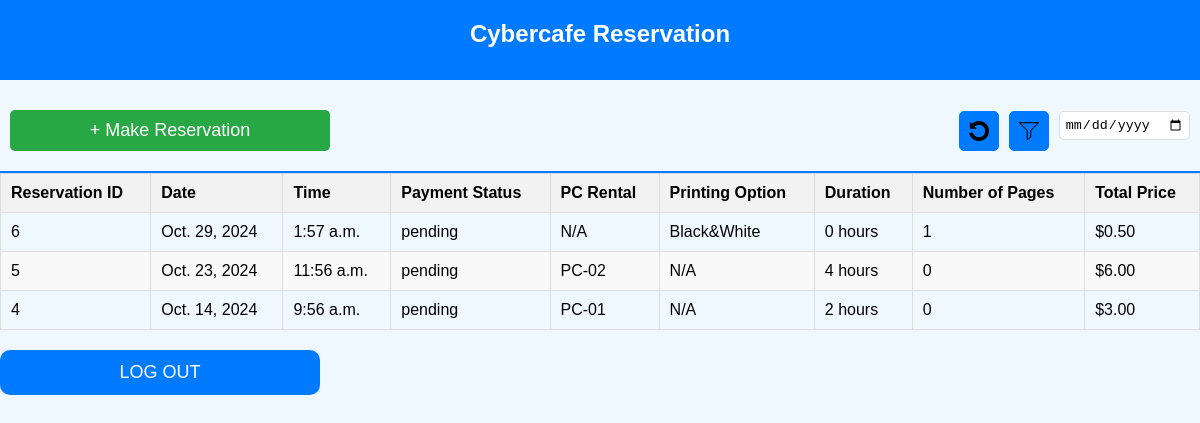
The page /dashboard/customer/ (signed in) on the database its author committed.
### reservations/models.py (models this page shows, shortened)
class Reservation(models.Model):
    reservation_id = models.AutoField(primary_key=True)
    customer = models.ForeignKey('UserAccount', on_delete=models.CASCADE, null=True, blank=True)
    pc_rental = models.ForeignKey('PCRental', on_delete=models.SET_NULL, null=True, blank=True)
    printing_option = models.ForeignKey('PrintingOption', on_delete=models.SET_NULL, null=True, blank=True)
    receipt = models.FileField(upload_to='receipts/', null=True, blank=True)
    date = models.DateField()
    time = models.TimeField()
    duration = models.PositiveIntegerField(null=True, blank=True, default=0, help_text="Duration in hours for PC rental")
    number_of_pages = models.PositiveIntegerField(null=True, blank=True, default=0, help_text="Number of pages for printing")
    file = models.FileField(upload_to='reservations/', null=True, blank=True)
    description = models.TextField(null=True, blank=True, help_text="Any additional needs or requests from the customer")
    payment_status = models.CharField(max_length=10, choices=[('pending', 'Pending'), ('paid', 'Paid'), ('invalid', 'Invalid')], default='pending')
    total_price = models.DecimalField(max_digits=8, decimal_places=2, default=0.00)
    discount = models.DecimalField(max_digits=5, decimal_places=2, default=0.00)

class PrintingOption(models.Model):
    print_type = models.CharField(max_length=50)  # Allow custom print types
    price_per_page = models.DecimalField(max_digits=6, decimal_places=2)
    is_available = models.BooleanField(default=True)
    class Meta:
        verbose_name = "Printing Option"
        verbose_name_plural = "Printing Options"

class PCRental(models.Model):
    pc_number = models.CharField(max_length=10)
    hourly_rate = models.DecimalField(max_digits=6, decimal_places=2)
    is_available = models.BooleanField(default=True)
    class Meta:
        verbose_name = "PC Rental"
        verbose_name_plural = "PC Rentals"

### reservations/views.py (the view)
# urls.py: path('dashboard/customer/', views.customer_dashboard, name='customer_dashboard'),
def customer_dashboard(request):
    user_id = request.session.get('user_id')
    filter_date = request.GET.get('filter_date')  # Get the selected date from the query parameters
    if filter_date:
        reservations = Reservation.objects.filter(customer_id=user_id, date=filter_date).order_by('-date', '-time')
    else:
        reservations = Reservation.objects.filter(customer_id=user_id).order_by('-date', '-time')
    context = {
        'reservations': reservations,
        'current_date': filter_date or ''  # Empty if no filter date, to show all by default
    }
    return render(request, 'customer_dashboard.html', context)

### reservations/templates/customer_dashboard.html (shortened to what this page needs)
<!DOCTYPE html>
<html lang="en">
<head>
    {% load static %}
    <link rel="stylesheet" href="{% static 'styles.css' %}">
</head>
<body>
    <div class="navbar">
        Cybercafe Reservation
    </div>
    <div id="dashboardContainer">
            <div id="dashboardButtons">
                <button id="makeReservationButton" onclick="window.location.href='{% url 'make_reservation' %}'">
                    + Make Reservation
                </button>
                <div id="filterOptions">
                    <button type="button" id="resetButton" onclick="window.location.href='{% url 'customer_dashboard' %}'">
                        <img src="{% static 'reset-icon.png' %}" alt="Reset" width="20px" height="20px">
                    </button>
                    <button type="submit" id="filterButton" onclick="filterReservations()">
                        <img src="{% static 'filter-icon.png' %}" alt="Filter" width="20px" height="20px">
                    </button>
                    <input type="date" id="filterDate" value="{{ current_date }}">
                </div>
            </div>
        <div id="reservationTableContainer">
            <table id="reservationTable">
                <thead>
                    <tr>
                        <th>Reservation ID</th>
                        <th>Date</th>
                        <th>Time</th>
                        <th>Payment Status</th>
                        <th>PC Rental</th>
                        <th>Printing Option</th>
                        <th>Duration</th>
                        <th>Number of Pages</th>
                        <th>Total Price</th>
                    </tr>
                </thead>
                <tbody>
                    {% for reservation in reservations %}
                    <tr onclick="window.location.href='{% url 'reservation_detail' reservation.reservation_id %}'">
                        <td>{{ reservation.reservation_id }}</td>
                        <td>{{ reservation.date }}</td>
                        <td>{{ reservation.time }}</td>
                        <td>{{ reservation.payment_status }}</td>
                        <td>
                            {% if reservation.pc_rental %}
                                {{ reservation.pc_rental.pc_number }}
                            {% else %}
                                N/A
                            {% endif %}
                        </td>
                        <td>
                            {% if reservation.printing_option %}
                                {{ reservation.printing_option.print_type }}
                            {% else %}
                                N/A
                            {% endif %}
                        </td>
                        <td>{{ reservation.duration }} hours</td>
                        <td>{{ reservation.number_of_pages }}</td>
                        <td>${{ reservation.total_price }}</td>
                    </tr>
                    {% empty %}
                    <tr>
                        <td colspan="9">No reservations found.</td>
                    </tr>
                    {% endfor %}
                </tbody>
            </table>
        </div>
    </div>
    <button id="logoutButton" onclick="window.location.href='{% url 'logout' %}'">LOG OUT</button>
</body>
</html>

### reservations/static/styles.css (style rules this page uses)
body { font-family: Arial, sans-serif; background-color: #f0f8ff; margin: 0; padding: 0; min-height: 100vh; display: flex; flex-direction: column; }
.navbar { background-color: #007BFF; color: white; text-align: center; font-size: 24px; padding: 20px; font-weight: bold; width: 100%; height: 80px; box-sizing: border-box; top: 0; left: 0; }
table { width: 100%; border-collapse: collapse; }
table th, table td { padding: 10px; border: 1px solid #ddd; text-align: left; }
table th { background-color: #f2f2f2; }
table tr:nth-child(even) { background-color: #f9f9f9; }
button { width: 320px; padding: 12px; background-color: #007BFF; color: white; border: none; border-radius: 10px; font-size: 18px; cursor: pointer; transition: background-color 0.3s ease; margin: 10px 0; }
button { margin-top: 20px; }
#dashboardButtons { display: flex; align-items: center; justify-content: space-between; padding: 10px; border-bottom: 2px solid #007bff; }
#filterOptions { display: flex; align-items: center; gap: 10px; }
#filterDate { padding: 5px; border-radius: 5px; border: 1px solid #ddd; background-color: #fff; cursor: pointer; }
#filterButton, #resetButton { background-color: #007bff; border: 1px solid #007bff; border-radius: 5px; padding: 5px; cursor: pointer; display: flex; justify-content: center; align-items: center; width: 40px; height: 40px; transition: background-color 0.2s ease, transform 0.2s ease; }
#filterButton img, #resetButton img { width: 20px; height: 20px; }
#makeReservationButton { background-color: #28a745; color: white; border: none; padding: 10px 20px; border-radius: 5px; cursor: pointer; transition: background-color 0.2s ease; margin-right: auto; }

### rows shown on the page
Reservation: reservation_id "6", date "Oct. 29, 2024", time "1:57 a.m.", payment_status "pending", shows "N/A", printing_option.print_type "Black&White", duration "0", number_of_pages "1", total_price "0.50"
Reservation: reservation_id "5", date "Oct. 23, 2024", time "11:56 a.m.", payment_status "pending", pc_rental.pc_number "PC-02", shows "N/A", duration "4", number_of_pages "0", total_price "6.00"
Reservation: reservation_id "4", date "Oct. 14, 2024", time "9:56 a.m.", payment_status "pending", pc_rental.pc_number "PC-01", shows "N/A", duration "2", number_of_pages "0", total_price "3.00"
